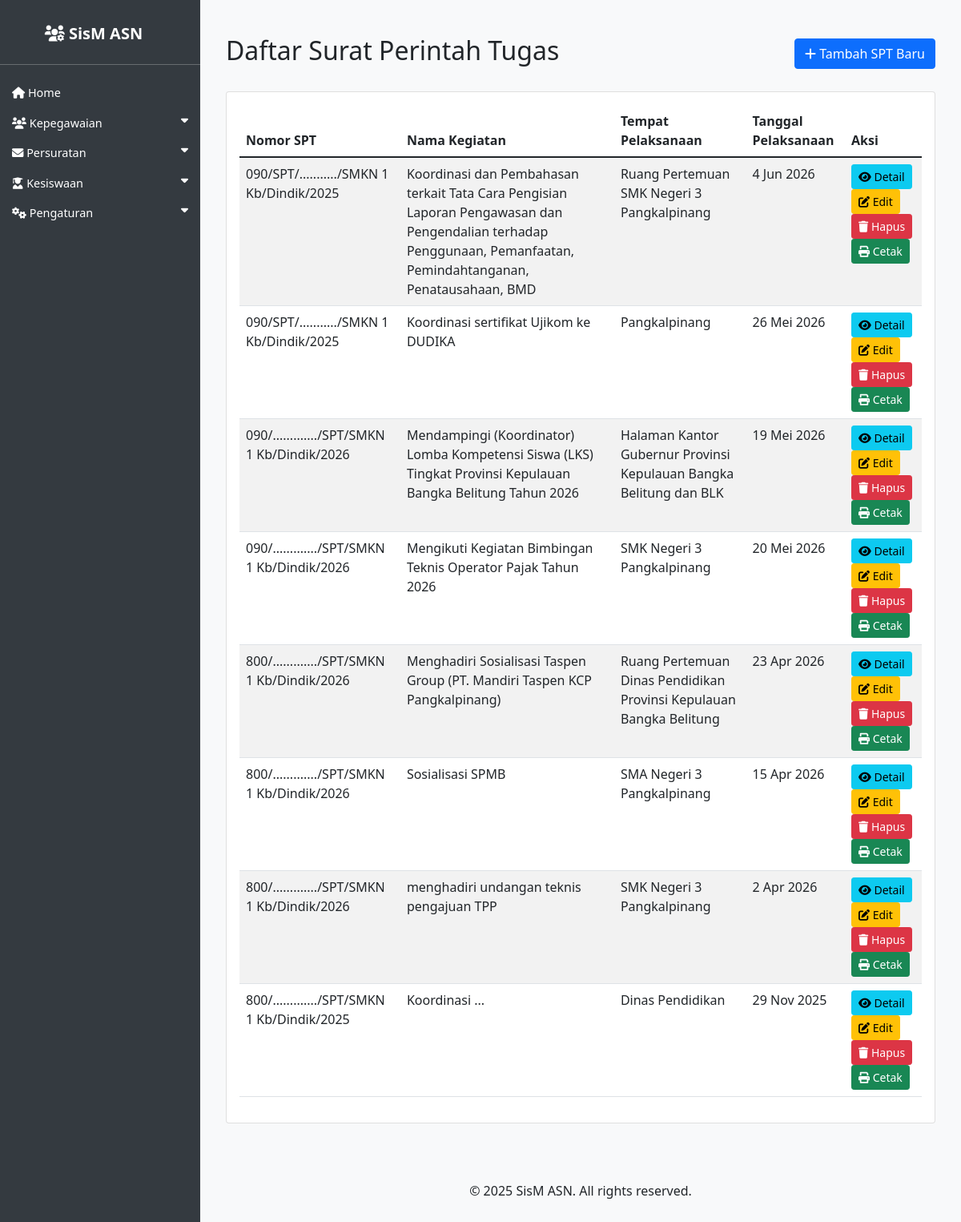
The page /asn/spt/ on the database as committed earlier.
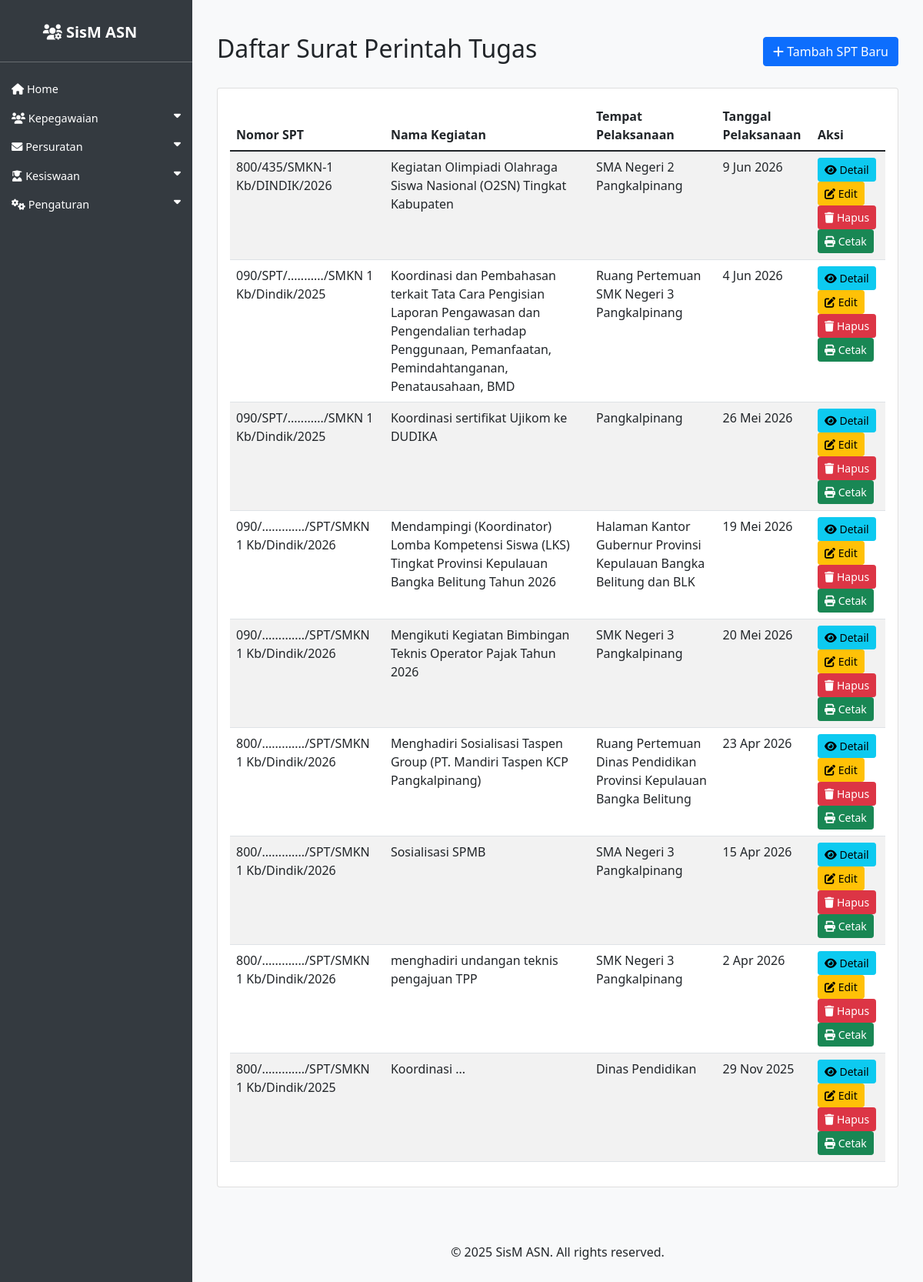
The same page on the database as committed later.
### asn_app/models.py (models this page shows, shortened)
class SuratPerintahTugas(models.Model):
    peserta = models.ManyToManyField(ASN, related_name='spt_peserta', verbose_name='Peserta')
    dasar_surat = models.TextField(verbose_name='Dasar Surat')
    nomor_spt = models.CharField(max_length=50, verbose_name='Nomor SPT')
    tempat_pelaksanaan = models.CharField(max_length=100, verbose_name='Tempat Pelaksanaan')
    waktu_pelaksanaan = models.DateTimeField(verbose_name='Waktu Pelaksanaan')
    tanggal_pelaksanaan = models.DateField(verbose_name='Tanggal Pelaksanaan')
    tanggal_akhir_pelaksanaan = models.DateField(verbose_name='Tanggal Akhir Pelaksanaan', null=True, blank=True)
    nama_kegiatan = models.CharField(max_length=200, verbose_name='Nama Kegiatan')
    tempat_ditetapkan = models.CharField(max_length=100, verbose_name='Tempat Ditetapkan')
    tanggal_ditetapkan = models.DateField(verbose_name='Tanggal Ditetapkan')
    penandatangan = models.ForeignKey(ASN, on_delete=models.SET_NULL, blank=True, null=True, related_name='spt_penandatangan', verbose_name='Penandatangan')
    kuasa_pengguna_anggaran = models.ForeignKey(ASN, on_delete=models.SET_NULL, blank=True, null=True, related_name='spt_kuasa_pengguna_anggaran', verbose_name='Kuasa Pengguna Anggaran')
    kop_surat = models.ForeignKey(KopSurat, on_delete=models.SET_NULL, blank=True, null=True, verbose_name='Kop Surat')
    latar_belakang = models.TextField(verbose_name='Latar Belakang', blank=True, null=True)
    maksud_dan_tujuan = models.TextField(verbose_name='Maksud dan Tujuan', blank=True, null=True)
    hasil_yang_dicapai = models.TextField(verbose_name='Hasil yang Dicapai', blank=True, null=True)
    kesimpulan_dan_saran = models.TextField(verbose_name='Kesimpulan dan Saran', blank=True, null=True)
    penutup = models.TextField(verbose_name='Penutup', blank=True, null=True)
    tanggal_dibuat_laporan = models.DateField(verbose_name='Tanggal Dibuat Laporan', blank=True, null=True)
    SIFAT_SURAT_CHOICES = [
        ('Biasa', 'Biasa'),
        ('Penting', 'Penting'),
        ('Rahasia', 'Rahasia'),
    ]
    sifat_surat = models.CharField(max_length=10, choices=SIFAT_SURAT_CHOICES, default='Biasa', verbose_name='Sifat Surat')
    created_at = models.DateTimeField(auto_now_add=True)
    updated_at = models.DateTimeField(auto_now=True)

### asn_app/views.py (the view)
# urls.py: path('spt/', views.spt_list, name='spt_list'),
def spt_list(request):
    spt_list = SuratPerintahTugas.objects.all().order_by('-created_at')
    return render(request, 'asn_app/spt_list.html', {'spt_list': spt_list})

### asn_app/templates/asn_app/spt_list.html
{% extends 'asn_app/base.html' %}
{% load i18n %}
{% load indonesian_date_tags %}
{% block content %}
<div class="container mt-4">
    <div class="row">
        <div class="col-md-12">
            <div class="d-flex justify-content-between align-items-center mb-4">
                <h2>Daftar Surat Perintah Tugas</h2>
                <a href="{% url 'spt_create' %}" class="btn btn-primary">
                    <i class="fas fa-plus"></i> Tambah SPT Baru
                </a>
            </div>
            <div class="card">
                <div class="card-body">
                    {% if spt_list %}
                        <div class="table-responsive">
                            <table class="table table-striped">
                                <thead>
                                    <tr>
                                        <th>Nomor SPT</th>
                                        <th>Nama Kegiatan</th>
                                        <th>Tempat Pelaksanaan</th>
                                        <th>Tanggal Pelaksanaan</th>
                                        <th>Aksi</th>
                                    </tr>
                                </thead>
                                <tbody>
                                    {% for spt in spt_list %}
                                    <tr>
                                        <td>{{ spt.nomor_spt }}</td>
                                        <td>{{ spt.nama_kegiatan }}</td>
                                        <td>{{ spt.tempat_pelaksanaan }}</td>
                                        <td>{{ spt.tanggal_pelaksanaan|indonesian_date:"%d %b %Y" }}</td>
                                        <td>
                                            <a href="{% url 'spt_detail' spt.pk %}" class="btn btn-sm btn-info">
                                                <i class="fas fa-eye"></i> Detail
                                            </a>
                                            <a href="{% url 'spt_update' spt.pk %}" class="btn btn-sm btn-warning">
                                                <i class="fas fa-edit"></i> Edit
                                            </a>
                                            <a href="{% url 'spt_delete' spt.pk %}" class="btn btn-sm btn-danger">
                                                <i class="fas fa-trash"></i> Hapus
                                            </a>
                                            <a href="{% url 'spt_export_pdf' spt.pk %}" class="btn btn-sm btn-success">
                                                <i class="fas fa-print"></i> Cetak
                                            </a>
                                        </td>
                                    </tr>
                                    {% endfor %}
                                </tbody>
                            </table>
                        </div>
                    {% else %}
                        <div class="text-center py-5">
                            <i class="fas fa-file-alt fa-3x text-muted mb-3"></i>
                            <h5 class="text-muted">Belum ada data SPT</h5>
                            <a href="{% url 'spt_create' %}" class="btn btn-primary">Tambah SPT Pertama</a>
                        </div>
                    {% endif %}
                </div>
            </div>
        </div>
    </div>
</div>
{% endblock %}

### asn_app/templates/asn_app/base.html (shortened to what this page needs)
<!DOCTYPE html>
<html lang="id">
<head>
    <link href="https://cdn.jsdelivr.net/npm/bootstrap@5.1.3/dist/css/bootstrap.min.css" rel="stylesheet">
    <link href="https://cdnjs.cloudflare.com/ajax/libs/font-awesome/6.0.0/css/all.min.css" rel="stylesheet">
                    </head>
                    <body>
                        <div class="sidebar" id="sidebar">
                            <h4 class="text-center">
                                <a href="{% url 'asn_list' %}" class="navbar-brand">
                                    <i class="fas fa-users-cog"></i> SisM ASN
                                </a>
                            </h4>
                            <hr>
                                                        <ul class="nav flex-column">
                                                            <li class="nav-item">
                                                                <a class="nav-link" href="{% url 'asn_list' %}">
                                                                    <i class="fas fa-home"></i> Home
                                                                </a>
                                                            </li>
                                                            <li class="nav-item">
                                                                <a class="nav-link" data-bs-toggle="collapse" href="#kepegawaianSubmenu" role="button" aria-expanded="false" aria-controls="kepegawaianSubmenu">
                                                                    <i class="fas fa-users"></i> Kepegawaian <i class="fas fa-caret-down float-end"></i>
                                                                </a>
                                                            </li>
                                                            <li class="nav-item">
                                                                <a class="nav-link" data-bs-toggle="collapse" href="#persuratanSubmenu" role="button" aria-expanded="false" aria-controls="persuratanSubmenu">
                                                                    <i class="fas fa-envelope"></i> Persuratan <i class="fas fa-caret-down float-end"></i>
                                                                </a>
                                                            </li>
                                                            <li class="nav-item">
                                                                <a class="nav-link" data-bs-toggle="collapse" href="#kesiswaanSubmenu" role="button" aria-expanded="false" aria-controls="kesiswaanSubmenu">
                                                                    <i class="fas fa-user-graduate"></i> Kesiswaan <i class="fas fa-caret-down float-end"></i>
                                                                </a>
                                                            </li>
                                                            <li class="nav-item">
                                                                <a class="nav-link" data-bs-toggle="collapse" href="#pengaturanSubmenu" role="button" aria-expanded="false" aria-controls="pengaturanSubmenu">
                                                                    <i class="fas fa-cogs"></i> Pengaturan <i class="fas fa-caret-down float-end"></i>
                                                                </a>
                                                            </li>
                                                        </ul>
                        </div>
                        <div class="content" id="content">
                            <main>
                                {% block content %}
                                {% endblock %}
                            </main>
                            <footer class="py-4 mt-5">
                                <div class="container text-center">
                                    <p>&copy; 2025 SisM ASN. All rights reserved.</p>
                                </div>
                            </footer>
                        </div>
                        </body>
                        </html>

### asn_app/templates/asn_app/base.html (style rules this page uses)
body { display: flex; min-height: 100vh; flex-direction: column; background-color: #f8f9fa; }
.sidebar { width: 250px; background: #343a40; color: white; position: fixed; height: 100%; padding-top: 20px; z-index: 1000; left: 0; transition: left 0.3s; }
.sidebar a { color: white; text-decoration: none; display: block; padding: 10px 15px; }
.sidebar .nav-link { font-size: 0.9rem; padding: 8px 15px; }
.content { padding: 20px; flex-grow: 1; transition: margin-left 0.3s; margin-left: 250px; }
.navbar-brand { font-weight: bold; }

Rows that differ between the two databases and show on the page:
added SuratPerintahTugas: nomor_spt "800/435/SMKN-1 Kb/DINDIK/2026", nama_kegiatan "Kegiatan Olimpiadi Olahraga Siswa Nasional (O2SN) Tingkat Kabupaten", tempat_pelaksanaan "SMA Negeri 2 Pangkalpinang", tanggal_pelaksanaan|indonesian_date "9 Jun 2026"
